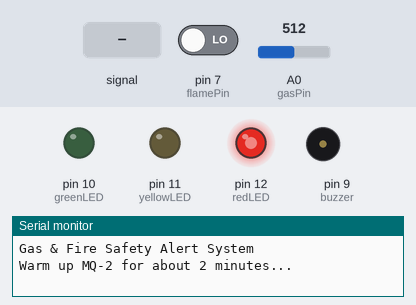
This sketch was run on a simulated Arduino Uno, built with avr-gcc and run on an emulated ATmega328P. On the bench: output pins drawn as LEDs (lit = HIGH), buzzer (waves = sounding), the last lines printed to the serial monitor. Inputs (shaded band) come from the test bench; at power-on: pin 7 (flamePin) LOW, A0 (gasPin) = 512.

Above: at 0.9 s.
1.3 s: A0 (gasPin) fed a 200 Hz sine of ±255 counts around its level
4.3 s: pin 7 (flamePin) driven HIGH
At 5.8 s:
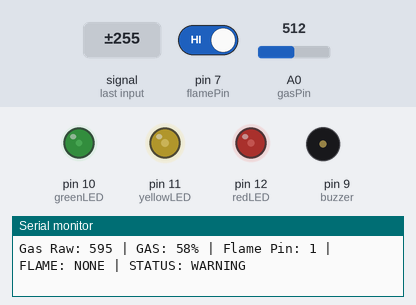
7.3 s: A0 (gasPin) set to 50
At 8.0 s:
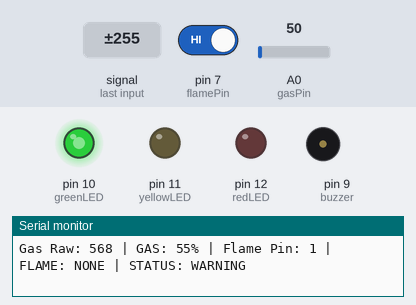
8.8 s: A0 (gasPin) set to 92
10.3 s: A0 (gasPin) set to 109
At 11.3 s:
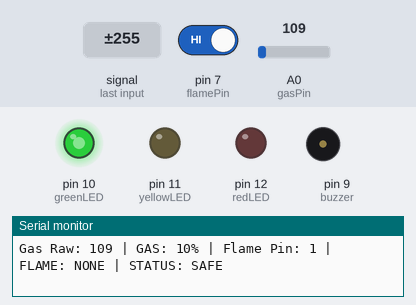
13.3 s: A0 (gasPin) set to 511
At 14.7 s:
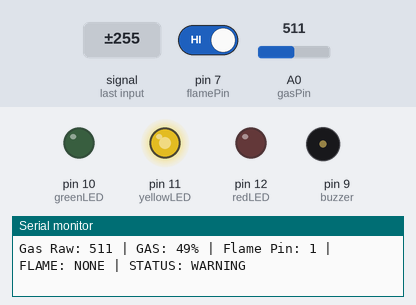
Timing chart, 0 to 17.3 s (numbered marks = the images above; inputs shaded):
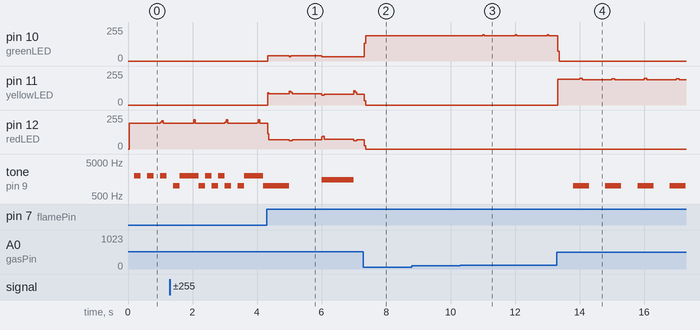

The sketch:

gas_fire_alert.ino
```cpp
const int gasPin = A0;
const int flamePin = 7;

const int buzzer = 9;
const int greenLED = 10;
const int yellowLED = 11;
const int redLED = 12;

const bool FLAME_ACTIVE_LOW = true;

unsigned long previousMillis = 0;
unsigned long previousPrint = 0;
bool buzzerState = false;

void setup() {
  Serial.begin(9600);

  pinMode(flamePin, INPUT);

  pinMode(greenLED, OUTPUT);
  pinMode(yellowLED, OUTPUT);
  pinMode(redLED, OUTPUT);

  pinMode(buzzer, OUTPUT);

  Serial.println("Gas & Fire Safety Alert System");
  Serial.println("Warm up MQ-2 for about 2 minutes...");
}

void loop() {

  int gasValue = analogRead(gasPin);
  int gasPercent = map(gasValue, 0, 1023, 0, 100);
  gasPercent = constrain(gasPercent, 0, 100);

  bool flameDetected;

  if (FLAME_ACTIVE_LOW)
    flameDetected = (digitalRead(flamePin) == LOW);
  else
    flameDetected = (digitalRead(flamePin) == HIGH);

  digitalWrite(greenLED, LOW);
  digitalWrite(yellowLED, LOW);
  digitalWrite(redLED, LOW);

  String status = "";

  if (gasPercent < 30 && !flameDetected) {

    status = "SAFE";

    digitalWrite(greenLED, HIGH);
    noTone(buzzer);
  }

  else if (gasPercent >= 30 && gasPercent <= 60 && !flameDetected) {

    status = "WARNING";

    digitalWrite(yellowLED, HIGH);

    if (millis() - previousMillis >= 500) {
      previousMillis = millis();
      buzzerState = !buzzerState;

      if (buzzerState)
        tone(buzzer, 1000);
      else
        noTone(buzzer);
    }
  }

  else if (gasPercent > 60 && !flameDetected) {

    status = "GAS DANGER";

    digitalWrite(redLED, HIGH);

    tone(buzzer, 1500);
  }

  else if (gasPercent <= 60 && flameDetected) {

    status = "FIRE DANGER";

    digitalWrite(redLED, HIGH);

    if (millis() - previousMillis >= 200) {
      previousMillis = millis();
      buzzerState = !buzzerState;

      if (buzzerState)
        tone(buzzer, 2000);
      else
        noTone(buzzer);
    }
  }

  else {

    status = "GAS + FIRE DANGER";

    digitalWrite(redLED, HIGH);

    if (millis() - previousMillis >= 200) {
      previousMillis = millis();

      buzzerState = !buzzerState;

      if (buzzerState)
        tone(buzzer, 1000);
      else
        tone(buzzer, 2000);
    }
  }

  if (millis() - previousPrint >= 1000) {

    previousPrint = millis();

    Serial.print("Gas Raw: ");
    Serial.print(gasValue);

    Serial.print(" | GAS: ");
    Serial.print(gasPercent);
    Serial.print("%");

    Serial.print(" | Flame Pin: ");
    Serial.print(digitalRead(flamePin));

    Serial.print(" | FLAME: ");
    Serial.print(flameDetected ? "DETECTED" : "NONE");

    Serial.print(" | STATUS: ");
    Serial.println(status);
  }
}
```

Measured:
- after the input at 7.3 s, pin 10 (greenLED): 33/255 → 190/255 at once; tone on pin 9 (buzzer): stays silent (without the input it goes to 1500 Hz after 0.70 s)
- after the input at 10.3 s, pin 10 (greenLED): 190/255 → 189/255 after 2.7 s
- after the input at 13.3 s, tone on pin 9 (buzzer): alternates 1000 Hz for 0.50 s and silent for 0.50 s, starting after 0.50 s
